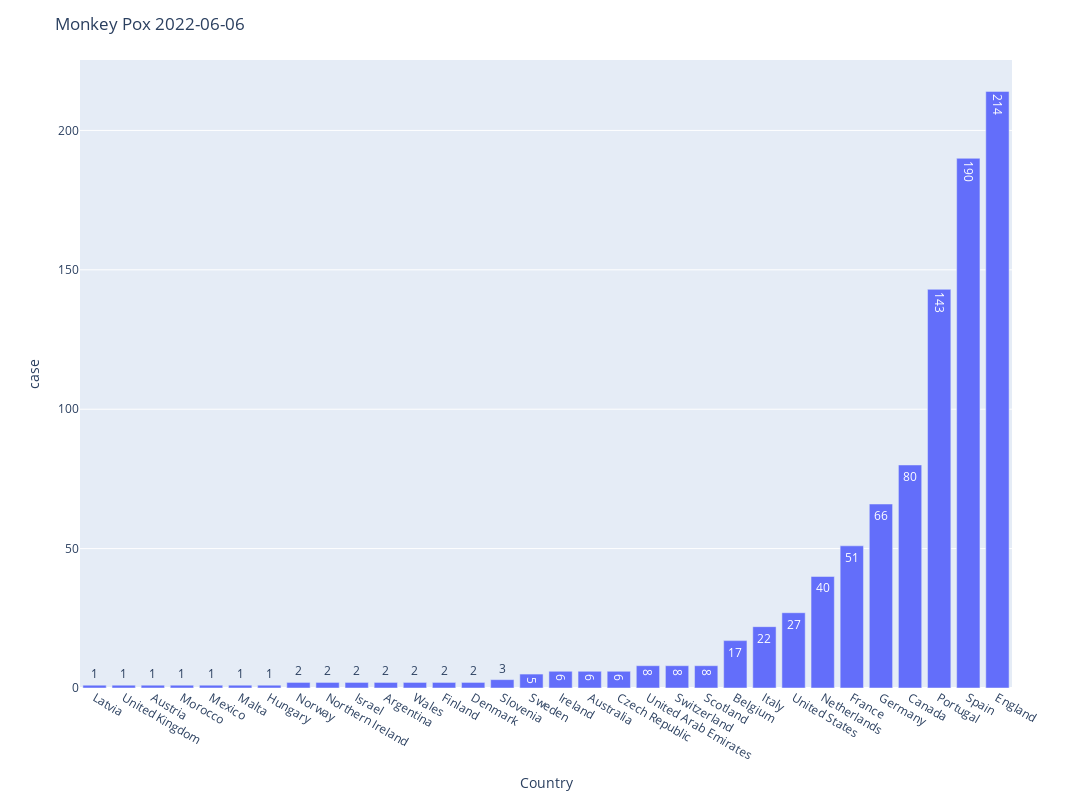

Notebook cell for this chart:
### Code cell
fig1 = px.bar(Total_case.sort_values('case', ascending=True), x='Country', y='case', text='case')

fig1.update_layout(
    width=2372,
    height=800,
    title_text=f'Monkey Pox: {date}'
)

fig1.show()

### Figure 1 — Plotly figure (JSON) as saved in the notebook; plotly's stock layout.template omitted (floating-point values rounded to 4 significant figures)
{"data": [{"alignmentgroup": "True", "hovertemplate": "Country=%{x}<br>case=%{text}<extra></extra>", "legendgroup": "", "marker": {"color": "#636efa", "pattern": {"shape": ""}}, "name": "", "offsetgroup": "", "orientation": "v", "showlegend": false, "text": [1, 1, 1, 1, 1, 1, 1, 2, 2, 2, 2, 2, 2, 2, 3, 5, 6, 6, 6, 8, 8, 8, 17, 22, 27, 40, 51, 66, 80, 143, 190, 214], "textposition": "auto", "type": "bar", "x": ["Latvia", "United Kingdom", "Austria", "Morocco", "Mexico", "Malta", "Hungary", "Norway", "Northern Ireland", "Israel", "Argentina", "Wales", "Finland", "Denmark", "Slovenia", "Sweden", "Ireland", "Australia", "Czech Republic", "United Arab Emirates", "Switzerland", "Scotland", "Belgium", "Italy", "United States", "Netherlands", "France", "Germany", "Canada", "Portugal", "Spain", "England"], "xaxis": "x", "y": [1, 1, 1, 1, 1, 1, 1, 2, 2, 2, 2, 2, 2, 2, 3, 5, 6, 6, 6, 8, 8, 8, 17, 22, 27, 40, 51, 66, 80, 143, 190, 214], "yaxis": "y"}], "layout": {"barmode": "relative", "height": 800, "legend": {"tracegroupgap": 0}, "margin": {"t": 60}, "title": {"text": "Monkey Pox 2022-06-06"}, "width": 2372, "xaxis": {"anchor": "y", "domain": [0, 1], "title": {"text": "Country"}}, "yaxis": {"anchor": "x", "domain": [0, 1], "title": {"text": "case"}}}}
